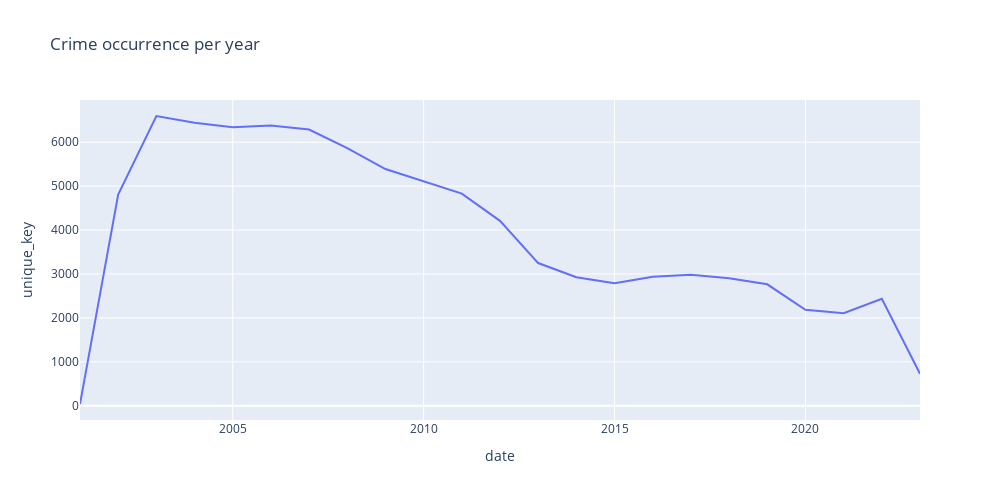

Notebook code for this chart:
### Markdown cell above
### 3. Is the incidence of crimes growing up or decreasing over the years?
#### 3. A incidência de crimes está crescendo ou diminuindo ao longo dos anos?

### Code cell
# Plotting the chart / Plotando o gráfico
fig = px.line(df.groupby(df['date'].dt.year)['unique_key'].count().reset_index(), x="date", y="unique_key",
               title='Crime occurrence per year',  width=1000, height=500)
fig.show()

### Figure 1 — Plotly figure (JSON) as saved in the notebook; plotly's stock layout.template omitted (floating-point values rounded to 4 significant figures)
{"data": [{"hovertemplate": "date=%{x}<br>unique_key=%{y}<extra></extra>", "legendgroup": "", "line": {"color": "#636efa", "dash": "solid"}, "marker": {"symbol": "circle"}, "mode": "lines", "name": "", "orientation": "v", "showlegend": false, "type": "scatter", "x": [2001, 2002, 2003, 2004, 2005, 2006, 2007, 2008, 2009, 2010, 2011, 2012, 2013, 2014, 2015, 2016, 2017, 2018, 2019, 2020, 2021, 2022, 2023], "xaxis": "x", "y": [40, 4807, 6597, 6445, 6340, 6379, 6290, 5865, 5390, 5107, 4829, 4210, 3249, 2926, 2788, 2937, 2985, 2904, 2765, 2184, 2106, 2434, 730], "yaxis": "y"}], "layout": {"height": 500, "legend": {"tracegroupgap": 0}, "title": {"text": "Crime occurrence per year"}, "width": 1000, "xaxis": {"anchor": "y", "domain": [0, 1], "title": {"text": "date"}}, "yaxis": {"anchor": "x", "domain": [0, 1], "title": {"text": "unique_key"}}}}
